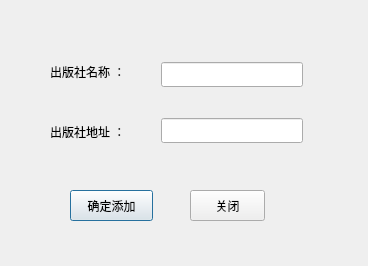
<?xml version="1.0" encoding="UTF-8"?>
<ui version="4.0">
 <class>OnePressDialog</class>
 <widget class="QDialog" name="OnePressDialog">
  <property name="geometry">
   <rect>
    <x>0</x>
    <y>0</y>
    <width>368</width>
    <height>266</height>
   </rect>
  </property>
  <property name="windowTitle">
   <string>添加出版商</string>
  </property>
  <property name="styleSheet">
   <string notr="true"/>
  </property>
  <widget class="QLineEdit" name="EdtPressName">
   <property name="geometry">
    <rect>
     <x>161</x>
     <y>62</y>
     <width>142</width>
     <height>25</height>
    </rect>
   </property>
  </widget>
  <widget class="QLineEdit" name="EdtPressAddress">
   <property name="geometry">
    <rect>
     <x>161</x>
     <y>118</y>
     <width>142</width>
     <height>25</height>
    </rect>
   </property>
  </widget>
  <widget class="QLabel" name="label_2">
   <property name="geometry">
    <rect>
     <x>50</x>
     <y>60</y>
     <width>94</width>
     <height>23</height>
    </rect>
   </property>
   <property name="text">
    <string>出版社名称 ：</string>
   </property>
  </widget>
  <widget class="QLabel" name="label_3">
   <property name="geometry">
    <rect>
     <x>50</x>
     <y>120</y>
     <width>94</width>
     <height>23</height>
    </rect>
   </property>
   <property name="text">
    <string>出版社地址 ：</string>
   </property>
  </widget>
  <widget class="QPushButton" name="BtnCommit">
   <property name="geometry">
    <rect>
     <x>70</x>
     <y>190</y>
     <width>83</width>
     <height>31</height>
    </rect>
   </property>
   <property name="styleSheet">
    <string notr="true"/>
   </property>
   <property name="text">
    <string>确定添加</string>
   </property>
   <property name="flat">
    <bool>false</bool>
   </property>
  </widget>
  <widget class="QPushButton" name="BtnClose">
   <property name="geometry">
    <rect>
     <x>190</x>
     <y>190</y>
     <width>75</width>
     <height>31</height>
    </rect>
   </property>
   <property name="text">
    <string>关闭</string>
   </property>
  </widget>
 </widget>
 <resources/>
 <connections/>
</ui>
